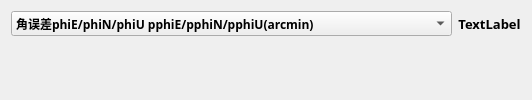
     <widget class="QWidget" name="tab_4">
      <attribute name="title">
       <string>结果展示</string>
      </attribute>
      <layout class="QGridLayout" name="gridLayout_7">
       <item row="0" column="0">
        <widget class="QComboBox" name="comboBox">
         <property name="font">
          <font>
           <family>微软雅黑</family>
           <pointsize>9</pointsize>
           <weight>75</weight>
           <bold>true</bold>
          </font>
         </property>
         <item>
          <property name="text">
           <string>角误差phiE/phiN/phiU pphiE/pphiN/pphiU(arcmin)</string>
          </property>
         </item>
         <item>
          <property name="text">
           <string>速度误差dvE/dvN/dvU  pdvE/pdvN/pdvU(m/s)</string>
          </property>
         </item>
         <item>
          <property name="text">
           <string>陀螺常值漂移BGx/BGy/BGz  pBGx/pBGy/pBGz(deg/h)</string>
          </property>
         </item>
         <item>
          <property name="text">
           <string>加速度计零偏BAx/BAy/BAz  pBAx/pBAy/pBAz(mg)</string>
          </property>
         </item>
         <item>
          <property name="text">
           <string>陀螺标度误差dKGx/dKGy/dKGz  pdKGx/pdKGy/pdKGz(ppm)</string>
          </property>
         </item>
         <item>
          <property name="text">
           <string>陀螺安装误差dUGxy/dUGxz/dUGyz  pdUGxy/pdUGxz/pdUGyz(arcmin)</string>
          </property>
         </item>
         <item>
          <property name="text">
           <string>陀螺标度误差dKAx/dKAy/dKAz  pdKAx/pdKAy/pdKAz(ppm)</string>
          </property>
         </item>
         <item>
          <property name="text">
           <string>加表安装误差1dUAxy/dUAxz/dUAyx  pdUAxy/pdUAxz/pdUAyx(arcmin)</string>
          </property>
         </item>
         <item>
          <property name="text">
           <string>加表安装误差2dUAyz/dUAzx/dUAzy  pdUAyz/pdUAzx/pdUAzy(arcmin)</string>
          </property>
         </item>
        </widget>
       </item>
       <item row="1" column="0">
        <widget class="QCustomPlot" name="widget" native="true"/>
       </item>
       <item row="1" column="1">
        <widget class="QCustomPlot" name="widget_2" native="true"/>
       </item>
       <item row="2" column="0">
        <widget class="QCustomPlot" name="widget_3" native="true"/>
       </item>
       <item row="2" column="1">
        <widget class="QCustomPlot" name="widget_4" native="true"/>
       </item>
       <item row="3" column="0">
        <widget class="QCustomPlot" name="widget_5" native="true"/>
       </item>
       <item row="3" column="1">
        <widget class="QCustomPlot" name="widget_6" native="true"/>
       </item>
       <item row="0" column="1">
        <widget class="QLabel" name="label_33">
         <property name="font">
          <font>
           <family>微软雅黑</family>
           <pointsize>10</pointsize>
           <weight>75</weight>
           <bold>true</bold>
          </font>
         </property>
         <property name="text">
          <string>TextLabel</string>
         </property>
         <property name="alignment">
          <set>Qt::AlignCenter</set>
         </property>
        </widget>
       </item>
      </layout>
     </widget>
